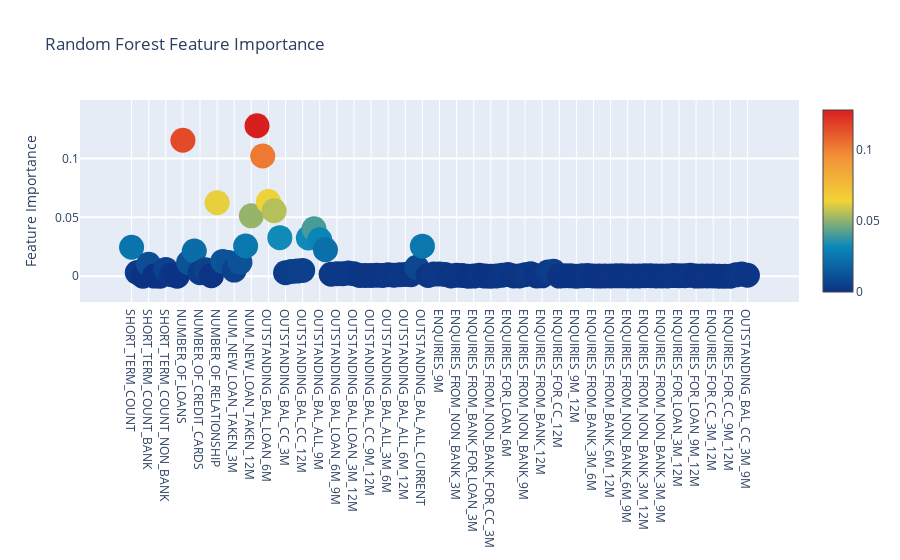

The code cell stored with this chart in its notebook:
### Code cell
# Scatter plot
trace = go.Scatter(
    y = feature_dataframe['Random Forest feature importances'].values,
    x = feature_dataframe['features'].values,
    mode='markers',
    marker=dict(
        sizemode = 'diameter',
        sizeref = 1,
        size = 25,
#       size= feature_dataframe['AdaBoost feature importances'].values,
        #color = np.random.randn(500), #set color equal to a variable
        color = feature_dataframe['Random Forest feature importances'].values,
        colorscale='Portland',
        showscale=True
    ),
    text = feature_dataframe['features'].values
)
data = [trace]

layout= go.Layout(
    autosize= True,
    title= 'Random Forest Feature Importance',
    hovermode= 'closest',
#     xaxis= dict(
#         title= 'Pop',
#         ticklen= 5,
#         zeroline= False,
#         gridwidth= 2,
#     ),
    yaxis=dict(
        title= 'Feature Importance',
        ticklen= 5,
        gridwidth= 2
    ),
    showlegend= False
)
fig = go.Figure(data=data, layout=layout)
py.iplot(fig,filename='scatter2010')
fig.show(renderer="colab")

### Figure 1 — Plotly figure (JSON) as saved in the notebook; plotly's stock layout.template omitted (floating-point values rounded to 4 significant figures)
{"data": [{"marker": {"color": [0.02459, 0.003206, 3.941e-05, 0.0101, 0.0001723, 3.049e-05, 0.005816, 0.001294, 0, 0.1154, 0.01164, 0.02145, 0.003022, 0.005463, 0.0005081, 0.06234, 0.01263, 0.01174, 0.005217, 0.01181, 0.02569, 0.05125, 0.1277, 0.102, 0.06332, 0.0556, 0.03274, 0.002978, 0.004049, 0.004377, 0.004929, 0.03248, 0.04029, 0.03089, 0.02249, 0.001714, 0.002181, 0.002175, 0.002696, 0.002114, 0.0006885, 0.0007403, 0.0006495, 0.000917, 0.0006987, 0.001354, 0.0009048, 0.001379, 0.001564, 0.001266, 0.007576, 0.02555, 0.0007072, 0.00183, 0.002033, 0.001583, 0.0002829, 0.0009174, 0.0006604, 0.0001229, 0.0001629, 0.0009224, 0.0001336, 0.0001214, 0.0002876, 0.0009521, 0.001481, 0.000281, 0.0002715, 0.001345, 0.002214, 0.0002246, 0.0003591, 0.003527, 0.004233, 0.0001939, 0.0005298, 0.0003853, 0.0001219, 0.0003524, 0.0006042, 0.0003273, 0.0001587, 0.0002056, 0.0002274, 0.0003938, 0.0003782, 0.0002082, 0.000253, 0.0002205, 0.0004336, 0.0004471, 0.0003213, 0.0003321, 0.0003203, 0.0005636, 0.0004766, 0.000474, 0.0008357, 0.0001666, 0.0002503, 0.0002314, 0.0002902, 0.0001011, 7.65e-05, 6.281e-05, 0.001263, 0.001863, 0.0008862], "colorscale": [[0, "rgb(12,51,131)"], [0.25, "rgb(10,136,186)"], [0.5, "rgb(242,211,56)"], [0.75, "rgb(242,143,56)"], [1, "rgb(217,30,30)"]], "showscale": true, "size": 25, "sizemode": "diameter", "sizeref": 1}, "mode": "markers", "text": ["SHORT_TERM_COUNT", "MID_TERM_COUNT", "LONG_TERM_COUNT", "SHORT_TERM_COUNT_BANK", "MID_TERM_COUNT_BANK", "LONG_TERM_COUNT_BANK", "SHORT_TERM_COUNT_NON_BANK", "MID_TERM_COUNT_NON_BANK", "LONG_TERM_COUNT_NON_BANK", "NUMBER_OF_LOANS", "NUMBER_OF_LOANS_BANK", "NUMBER_OF_LOANS_NON_BANK", "NUMBER_OF_CREDIT_CARDS", "NUMBER_OF_CREDIT_CARDS_BANK", "NUMBER_OF_CREDIT_CARDS_NON_BANK", "NUMBER_OF_RELATIONSHIP", "NUMBER_OF_RELATIONSHIP_BANK", "NUMBER_OF_RELATIONSHIP_NON_BANK", "NUM_NEW_LOAN_TAKEN_3M", "NUM_NEW_LOAN_TAKEN_6M", "NUM_NEW_LOAN_TAKEN_9M", "NUM_NEW_LOAN_TAKEN_12M", "OUTSTANDING_BAL_LOAN_CURRENT", "OUTSTANDING_BAL_LOAN_3M", "OUTSTANDING_BAL_LOAN_6M", "OUTSTANDING_BAL_LOAN_9M", "OUTSTANDING_BAL_LOAN_12M", "OUTSTANDING_BAL_CC_3M", "OUTSTANDING_BAL_CC_6M", "OUTSTANDING_BAL_CC_9M", "OUTSTANDING_BAL_CC_12M", "OUTSTANDING_BAL_ALL_3M", "OUTSTANDING_BAL_ALL_6M", "OUTSTANDING_BAL_ALL_9M", "OUTSTANDING_BAL_ALL_12M", "OUTSTANDING_BAL_LOAN_3M_6M", "OUTSTANDING_BAL_LOAN_6M_9M", "OUTSTANDING_BAL_LOAN_9M_12M", "OUTSTANDING_BAL_LOAN_6M_12M", "OUTSTANDING_BAL_LOAN_3M_12M", "OUTSTANDING_BAL_CC_3M_6M", "OUTSTANDING_BAL_CC_6M_9M", "OUTSTANDING_BAL_CC_9M_12M", "OUTSTANDING_BAL_CC_6M_12M", "OUTSTANDING_BAL_CC_3M_12M", "OUTSTANDING_BAL_ALL_3M_6M", "OUTSTANDING_BAL_ALL_6M_9M", "OUTSTANDING_BAL_ALL_9M_12M", "OUTSTANDING_BAL_ALL_6M_12M", "OUTSTANDING_BAL_ALL_3M_12M", "OUTSTANDING_BAL_CC_CURRENT", "OUTSTANDING_BAL_ALL_CURRENT", "ENQUIRIES_3M", "ENQUIRIES_6M", "ENQUIRIES_9M", "ENQUIRIES_12M", "ENQUIRIES_FROM_BANK_3M", "ENQUIRIES_FROM_NON_BANK_3M", "ENQUIRIES_FOR_LOAN_3M", "ENQUIRIES_FOR_CC_3M", "ENQUIRIES_FROM_BANK_FOR_LOAN_3M", "ENQUIRIES_FROM_NON_BANK_FOR_LOAN_3M", "ENQUIRIES_FROM_BANK_FOR_CC_3M", "ENQUIRIES_FROM_NON_BANK_FOR_CC_3M", "ENQUIRIES_FROM_BANK_6M", "ENQUIRIES_FROM_NON_BANK_6M", "ENQUIRIES_FOR_LOAN_6M", "ENQUIRIES_FOR_CC_6M", "ENQUIRIES_FROM_BANK_9M", "ENQUIRIES_FROM_NON_BANK_9M", "ENQUIRIES_FOR_LOAN_9M", "ENQUIRIES_FOR_CC_9M", "ENQUIRIES_FROM_BANK_12M", "ENQUIRIES_FROM_NON_BANK_12M", "ENQUIRIES_FOR_LOAN_12M", "ENQUIRIES_FOR_CC_12M", "ENQUIRIES_3M_6M", "ENQUIRIES_6M_9M", "ENQUIRIES_9M_12M", "ENQUIRIES_6M_12M", "ENQUIRIES_3M_12M", "ENQUIRIES_FROM_BANK_3M_6M", "ENQUIRIES_FROM_BANK_6M_9M", "ENQUIRIES_FROM_BANK_9M_12M", "ENQUIRIES_FROM_BANK_6M_12M", "ENQUIRIES_FROM_BANK_3M_12M", "ENQUIRIES_FROM_NON_BANK_3M_6M", "ENQUIRIES_FROM_NON_BANK_6M_9M", "ENQUIRIES_FROM_NON_BANK_9M_12M", "ENQUIRIES_FROM_NON_BANK_6M_12M", "ENQUIRIES_FROM_NON_BANK_3M_12M", "ENQUIRIES_3M_9M", "ENQUIRIES_FROM_BANK_3M_9M", "ENQUIRIES_FROM_NON_BANK_3M_9M", "ENQUIRIES_FOR_LOAN_3M_6M", "ENQUIRIES_FOR_LOAN_3M_9M", "ENQUIRIES_FOR_LOAN_3M_12M", "ENQUIRIES_FOR_LOAN_6M_9M", "ENQUIRIES_FOR_LOAN_6M_12M", "ENQUIRIES_FOR_LOAN_9M_12M", "ENQUIRIES_FOR_CC_3M_6M", "ENQUIRIES_FOR_CC_3M_9M", "ENQUIRIES_FOR_CC_3M_12M", "ENQUIRIES_FOR_CC_6M_9M", "ENQUIRIES_FOR_CC_6M_12M", "ENQUIRIES_FOR_CC_9M_12M", "OUTSTANDING_BAL_ALL_3M_9M", "OUTSTANDING_BAL_LOAN_3M_9M", "OUTSTANDING_BAL_CC_3M_9M"], "x": ["SHORT_TERM_COUNT", "MID_TERM_COUNT", "LONG_TERM_COUNT", "SHORT_TERM_COUNT_BANK", "MID_TERM_COUNT_BANK", "LONG_TERM_COUNT_BANK", "SHORT_TERM_COUNT_NON_BANK", "MID_TERM_COUNT_NON_BANK", "LONG_TERM_COUNT_NON_BANK", "NUMBER_OF_LOANS", "NUMBER_OF_LOANS_BANK", "NUMBER_OF_LOANS_NON_BANK", "NUMBER_OF_CREDIT_CARDS", "NUMBER_OF_CREDIT_CARDS_BANK", "NUMBER_OF_CREDIT_CARDS_NON_BANK", "NUMBER_OF_RELATIONSHIP", "NUMBER_OF_RELATIONSHIP_BANK", "NUMBER_OF_RELATIONSHIP_NON_BANK", "NUM_NEW_LOAN_TAKEN_3M", "NUM_NEW_LOAN_TAKEN_6M", "NUM_NEW_LOAN_TAKEN_9M", "NUM_NEW_LOAN_TAKEN_12M", "OUTSTANDING_BAL_LOAN_CURRENT", "OUTSTANDING_BAL_LOAN_3M", "OUTSTANDING_BAL_LOAN_6M", "OUTSTANDING_BAL_LOAN_9M", "OUTSTANDING_BAL_LOAN_12M", "OUTSTANDING_BAL_CC_3M", "OUTSTANDING_BAL_CC_6M", "OUTSTANDING_BAL_CC_9M", "OUTSTANDING_BAL_CC_12M", "OUTSTANDING_BAL_ALL_3M", "OUTSTANDING_BAL_ALL_6M", "OUTSTANDING_BAL_ALL_9M", "OUTSTANDING_BAL_ALL_12M", "OUTSTANDING_BAL_LOAN_3M_6M", "OUTSTANDING_BAL_LOAN_6M_9M", "OUTSTANDING_BAL_LOAN_9M_12M", "OUTSTANDING_BAL_LOAN_6M_12M", "OUTSTANDING_BAL_LOAN_3M_12M", "OUTSTANDING_BAL_CC_3M_6M", "OUTSTANDING_BAL_CC_6M_9M", "OUTSTANDING_BAL_CC_9M_12M", "OUTSTANDING_BAL_CC_6M_12M", "OUTSTANDING_BAL_CC_3M_12M", "OUTSTANDING_BAL_ALL_3M_6M", "OUTSTANDING_BAL_ALL_6M_9M", "OUTSTANDING_BAL_ALL_9M_12M", "OUTSTANDING_BAL_ALL_6M_12M", "OUTSTANDING_BAL_ALL_3M_12M", "OUTSTANDING_BAL_CC_CURRENT", "OUTSTANDING_BAL_ALL_CURRENT", "ENQUIRIES_3M", "ENQUIRIES_6M", "ENQUIRIES_9M", "ENQUIRIES_12M", "ENQUIRIES_FROM_BANK_3M", "ENQUIRIES_FROM_NON_BANK_3M", "ENQUIRIES_FOR_LOAN_3M", "ENQUIRIES_FOR_CC_3M", "ENQUIRIES_FROM_BANK_FOR_LOAN_3M", "ENQUIRIES_FROM_NON_BANK_FOR_LOAN_3M", "ENQUIRIES_FROM_BANK_FOR_CC_3M", "ENQUIRIES_FROM_NON_BANK_FOR_CC_3M", "ENQUIRIES_FROM_BANK_6M", "ENQUIRIES_FROM_NON_BANK_6M", "ENQUIRIES_FOR_LOAN_6M", "ENQUIRIES_FOR_CC_6M", "ENQUIRIES_FROM_BANK_9M", "ENQUIRIES_FROM_NON_BANK_9M", "ENQUIRIES_FOR_LOAN_9M", "ENQUIRIES_FOR_CC_9M", "ENQUIRIES_FROM_BANK_12M", "ENQUIRIES_FROM_NON_BANK_12M", "ENQUIRIES_FOR_LOAN_12M", "ENQUIRIES_FOR_CC_12M", "ENQUIRIES_3M_6M", "ENQUIRIES_6M_9M", "ENQUIRIES_9M_12M", "ENQUIRIES_6M_12M", "ENQUIRIES_3M_12M", "ENQUIRIES_FROM_BANK_3M_6M", "ENQUIRIES_FROM_BANK_6M_9M", "ENQUIRIES_FROM_BANK_9M_12M", "ENQUIRIES_FROM_BANK_6M_12M", "ENQUIRIES_FROM_BANK_3M_12M", "ENQUIRIES_FROM_NON_BANK_3M_6M", "ENQUIRIES_FROM_NON_BANK_6M_9M", "ENQUIRIES_FROM_NON_BANK_9M_12M", "ENQUIRIES_FROM_NON_BANK_6M_12M", "ENQUIRIES_FROM_NON_BANK_3M_12M", "ENQUIRIES_3M_9M", "ENQUIRIES_FROM_BANK_3M_9M", "ENQUIRIES_FROM_NON_BANK_3M_9M", "ENQUIRIES_FOR_LOAN_3M_6M", "ENQUIRIES_FOR_LOAN_3M_9M", "ENQUIRIES_FOR_LOAN_3M_12M", "ENQUIRIES_FOR_LOAN_6M_9M", "ENQUIRIES_FOR_LOAN_6M_12M", "ENQUIRIES_FOR_LOAN_9M_12M", "ENQUIRIES_FOR_CC_3M_6M", "ENQUIRIES_FOR_CC_3M_9M", "ENQUIRIES_FOR_CC_3M_12M", "ENQUIRIES_FOR_CC_6M_9M", "ENQUIRIES_FOR_CC_6M_12M", "ENQUIRIES_FOR_CC_9M_12M", "OUTSTANDING_BAL_ALL_3M_9M", "OUTSTANDING_BAL_LOAN_3M_9M", "OUTSTANDING_BAL_CC_3M_9M"], "y": [0.02459, 0.003206, 3.941e-05, 0.0101, 0.0001723, 3.049e-05, 0.005816, 0.001294, 0, 0.1154, 0.01164, 0.02145, 0.003022, 0.005463, 0.0005081, 0.06234, 0.01263, 0.01174, 0.005217, 0.01181, 0.02569, 0.05125, 0.1277, 0.102, 0.06332, 0.0556, 0.03274, 0.002978, 0.004049, 0.004377, 0.004929, 0.03248, 0.04029, 0.03089, 0.02249, 0.001714, 0.002181, 0.002175, 0.002696, 0.002114, 0.0006885, 0.0007403, 0.0006495, 0.000917, 0.0006987, 0.001354, 0.0009048, 0.001379, 0.001564, 0.001266, 0.007576, 0.02555, 0.0007072, 0.00183, 0.002033, 0.001583, 0.0002829, 0.0009174, 0.0006604, 0.0001229, 0.0001629, 0.0009224, 0.0001336, 0.0001214, 0.0002876, 0.0009521, 0.001481, 0.000281, 0.0002715, 0.001345, 0.002214, 0.0002246, 0.0003591, 0.003527, 0.004233, 0.0001939, 0.0005298, 0.0003853, 0.0001219, 0.0003524, 0.0006042, 0.0003273, 0.0001587, 0.0002056, 0.0002274, 0.0003938, 0.0003782, 0.0002082, 0.000253, 0.0002205, 0.0004336, 0.0004471, 0.0003213, 0.0003321, 0.0003203, 0.0005636, 0.0004766, 0.000474, 0.0008357, 0.0001666, 0.0002503, 0.0002314, 0.0002902, 0.0001011, 7.65e-05, 6.281e-05, 0.001263, 0.001863, 0.0008862], "type": "scatter"}], "layout": {"autosize": true, "hovermode": "closest", "showlegend": false, "title": {"text": "Random Forest Feature Importance"}, "yaxis": {"gridwidth": 2, "ticklen": 5, "title": {"text": "Feature Importance"}}}}
